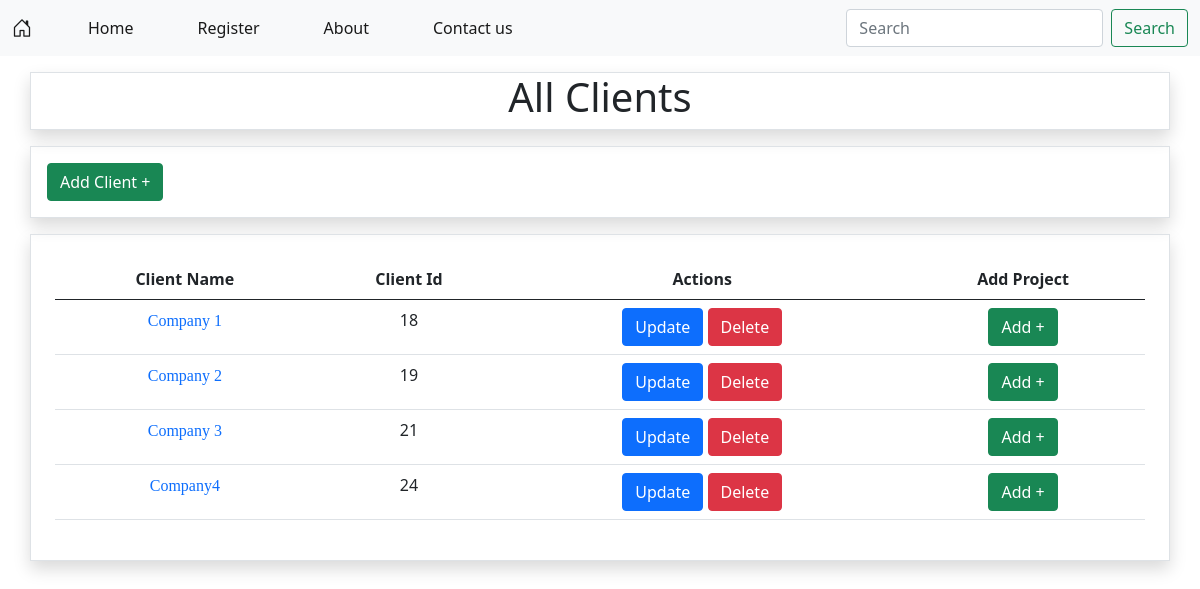
Page /all_clients/ on the committed database.
### Nimap_app/models.py (models this page shows)
class ClientModel(models.Model):
    client_name = models.CharField(max_length=100,unique=True)
    created_at = models.CharField(max_length=100,blank=True)
    created_by = models.CharField(max_length=100,blank=True)
    updated_by = models.CharField(max_length=100,blank=True)
    updated_at = models.CharField(max_length=100,blank=True)
    def __str__(self):
        return self.client_name

### Nimap_app/views.py (the view, shortened to what this page needs)
# urls.py: path('all_clients/',views.all_clients.as_view(),name='all_clients'),
class all_clients(View):
    def get(self,request):
        data = ClientModel.objects.all()
        print(data)
        print('data is above')
        return render(request,'Nimap_temp/all_clients.html',{'data':data})

### templates/Nimap_temp/all_clients.html (shortened to what this page needs)
{% extends 'Nimap_temp/base.html' %}
{% load static %}
{% block body %}
<div>
    <div class="container text-center border mt-3 shadow">
        <h1> All Clients</h1>
    </div>
    <div class="container border mt-3 shadow p-3">
        <a href="{% url 'add_client' %}" class="btn btn-success">Add Client +</a>
    </div>
    <div class="container text-center border mt-3 shadow mb-3 p-4">
        {% if data %}
        <table class="table">
            <thead>
              <tr>
                <th scope="col">Client Name</th>
                <th scope="col">Client Id</th>
                <th scope="col">Actions</th>
                <th scope="col">Add Project</th>
              </tr>
            </thead>
            <tbody>
                {% for d in data %}
              <tr>
                <td><a href="{% url 'client_details' d.id %}" class="text-decoration-none" style="font-family:cursive;">{{d.client_name}}</a></td>
                <td>{{d.id}}</td>
                <td>
                    <a href="{% url 'update_client' d.id %}" class="btn btn-primary">Update</a>
                    <a href="{% url 'delete' d.id %}" class="btn btn-danger">Delete</a>
                </td>
                <td>
                    <a href="{% url 'add_project' d.id %}" class="btn btn-success">Add +</a>
                </td>
              </tr>
              {% endfor %}
            </tbody>
          </table>
          {% else %}
          <h2>No Data Added Yet</h2>
        {% endif %}
    </div>
</div>
{% endblock body %}

### rows in the picture
ClientModel: client_name "Company 1", id "18"
ClientModel: client_name "Company 2", id "19"
ClientModel: client_name "Company 3", id "21"
ClientModel: client_name "Company4", id "24"
